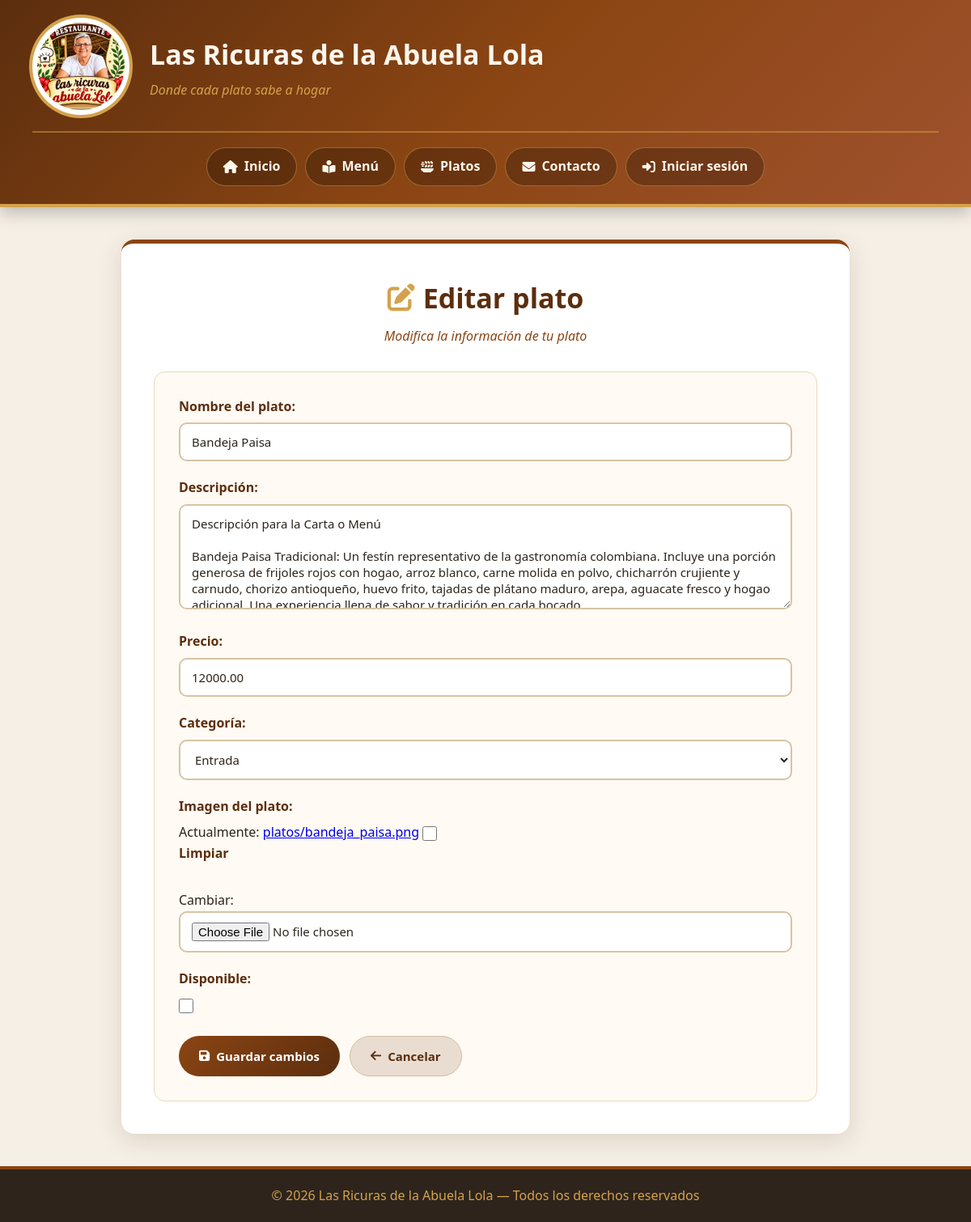
The page /platos/3/editar/ (signed in) on the database as committed earlier.
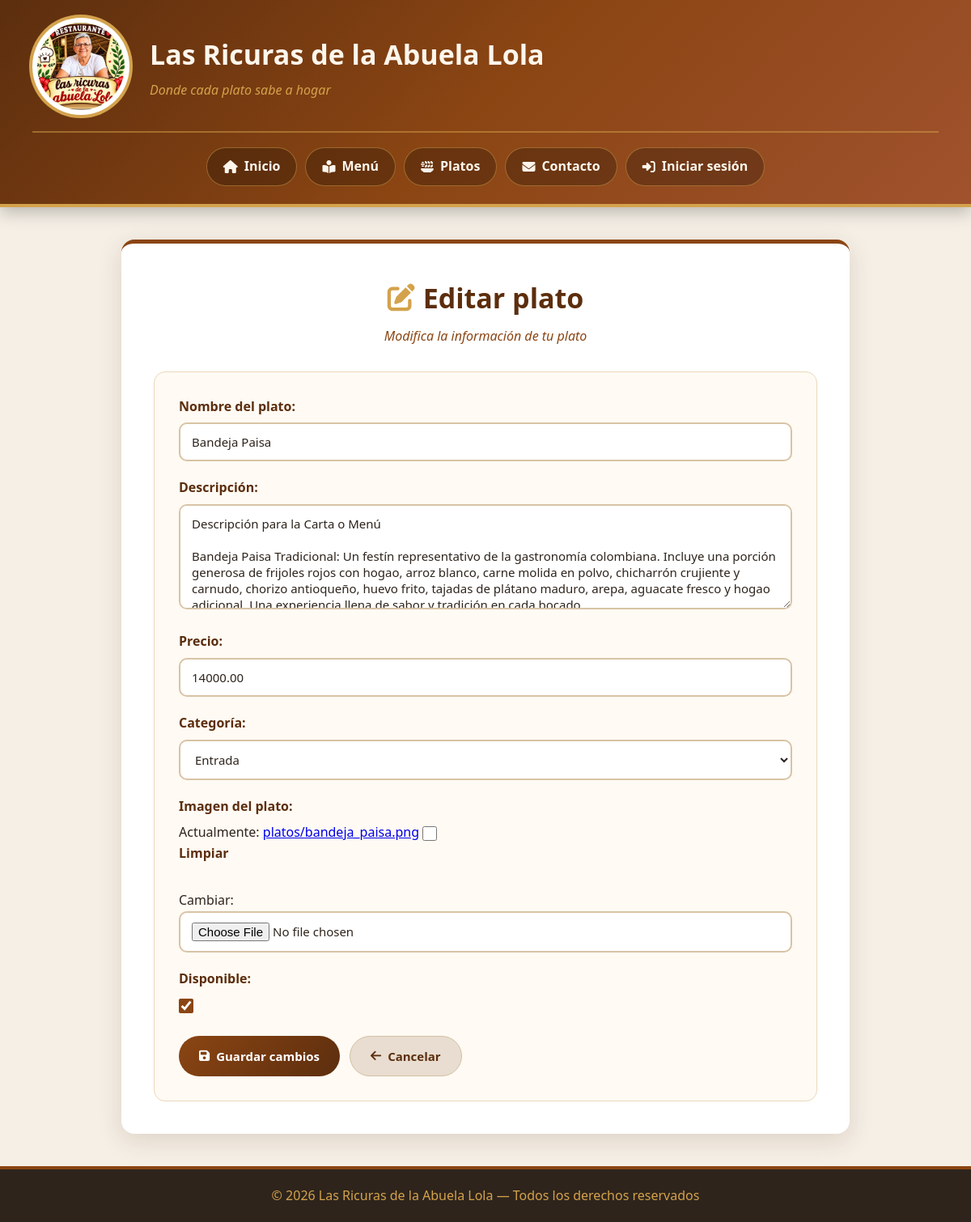
The same page on the database as committed later.
### las_ricuras/models.py (models this page shows, shortened)
class Plato(models.Model):
    CATEGORIAS = [
        ('entrada', 'Entrada'),
        ('plato_fuerte', 'Plato fuerte'),
        ('postre', 'Postre'),
        ('bebida', 'Bebida'),
    ]
    nombre = models.CharField(max_length=100)
    descripcion = models.TextField()
    precio = models.DecimalField(
        max_digits=10,
        decimal_places=2
    )
    categoria = models.CharField(
        max_length=30,
        choices=CATEGORIAS,
        default='plato_fuerte'
    )
    imagen = models.ImageField(
        upload_to='platos/',
        blank=True,
        null=True
    )
    disponible = models.BooleanField(default=True)

### las_ricuras/views.py (the view)
# urls.py: path('platos/<int:id>/editar/', views.editar_plato, name='editar_plato'),
@solo_staff
def editar_plato(request, id):
    plato = get_object_or_404(Plato, id=id)
    if request.method == 'POST':
        form = PlatoForm(request.POST, request.FILES, instance=plato)
        if form.is_valid():
            form.save()
            messages.success(request, 'Plato actualizado correctamente.')
            return redirect('Platos')
    else:
        form = PlatoForm(instance=plato)
    return render(request, 'plato_form.html', {'form': form, 'plato': plato})

### las_ricuras/forms.py
class PlatoForm(forms.ModelForm):
    class Meta:
        model = Plato
        fields = [
            'nombre',
            'descripcion',
            'precio',
            'categoria',
            'imagen',
            'disponible',
        ]
        labels = {
            'nombre': 'Nombre del plato',
            'descripcion': 'Descripción',
            'precio': 'Precio',
            'categoria': 'Categoría',
            'imagen': 'Imagen del plato',
            'disponible': 'Disponible',
        }
        widgets = {
            'descripcion': forms.Textarea(attrs={
                'rows': 5,
                'placeholder': 'Describe el plato, ingredientes, preparación, etc.'
            }),
            'precio': forms.NumberInput(attrs={
                'step': '0.01',
                'placeholder': 'Ej: 15000'
            }),
            'categoria': forms.Select(attrs={
                'class': 'form-control'
            }),
        }

### las_ricuras/templates/plato_form.html (shortened to what this page needs)
{% load static %}
<!DOCTYPE html>
<html lang="es">
<head>
    <link rel="stylesheet"
          href="https://cdnjs.cloudflare.com/ajax/libs/font-awesome/6.5.0/css/all.min.css">
</head>
<body>
<header>
    <div class="header-top">
        <img
            src="{% static 'core/img/logo.png' %}"
            alt="Logo Las Ricuras de la Abuela Lola"
            class="logo"
        >
        <div class="marca">
            <h1>Las Ricuras de la Abuela Lola</h1>
            <p class="lema">Donde cada plato sabe a hogar</p>
        </div>
    </div>
    <nav>
        <a href="{% url 'inicio' %}">
            <i class="fa-solid fa-house"></i>
            Inicio
        </a>
        <a href="{% url 'menu' %}">
            <i class="fa-solid fa-book-open-reader"></i>
            Menú
        </a>
        <a href="{% url 'Platos' %}">
            <i class="fa-solid fa-plate-wheat"></i>
            Platos
        </a>
        <a href="{% url 'contacto' %}">
            <i class="fa-solid fa-envelope"></i>
            Contacto
        </a>
        <a href="{% url 'login' %}">
            <i class="fa-solid fa-right-to-bracket"></i>
            Iniciar sesión
        </a>
    </nav>
</header>
<main>
    <div class="titulo">
        {% if plato %}
            <h2>
                <i class="fa-solid fa-pen-to-square"></i>
                Editar plato
            </h2>
            <p>
                Modifica la información de tu plato
            </p>
        {% endif %}
    </div>
    <div class="formulario">
        <form method="POST" enctype="multipart/form-data">
            {{ form.as_p }}
            <div class="botones">
                <button type="submit" class="btn btn-guardar">
                    {% if plato %}
                        <i class="fa-solid fa-floppy-disk"></i>
                        Guardar cambios
                    {% else %}
                        <i class="fa-solid fa-plus"></i>
                        Agregar plato
                    {% endif %}
                </button>
                <a href="{% url 'Platos' %}" class="btn btn-cancelar">
                    <i class="fa-solid fa-arrow-left"></i>
                    Cancelar
                </a>
            </div>
        </form>
    </div>
</main>
<footer>
    <p>
        &copy; 2026 Las Ricuras de la Abuela Lola —
        Todos los derechos reservados
    </p>
</footer>
</body>
</html>

Rows that differ between the two databases and show on the page:
changed Plato "Bandeja Paisa": precio "12000.00" → "14000.00"; disponible "☐" → "☑"
